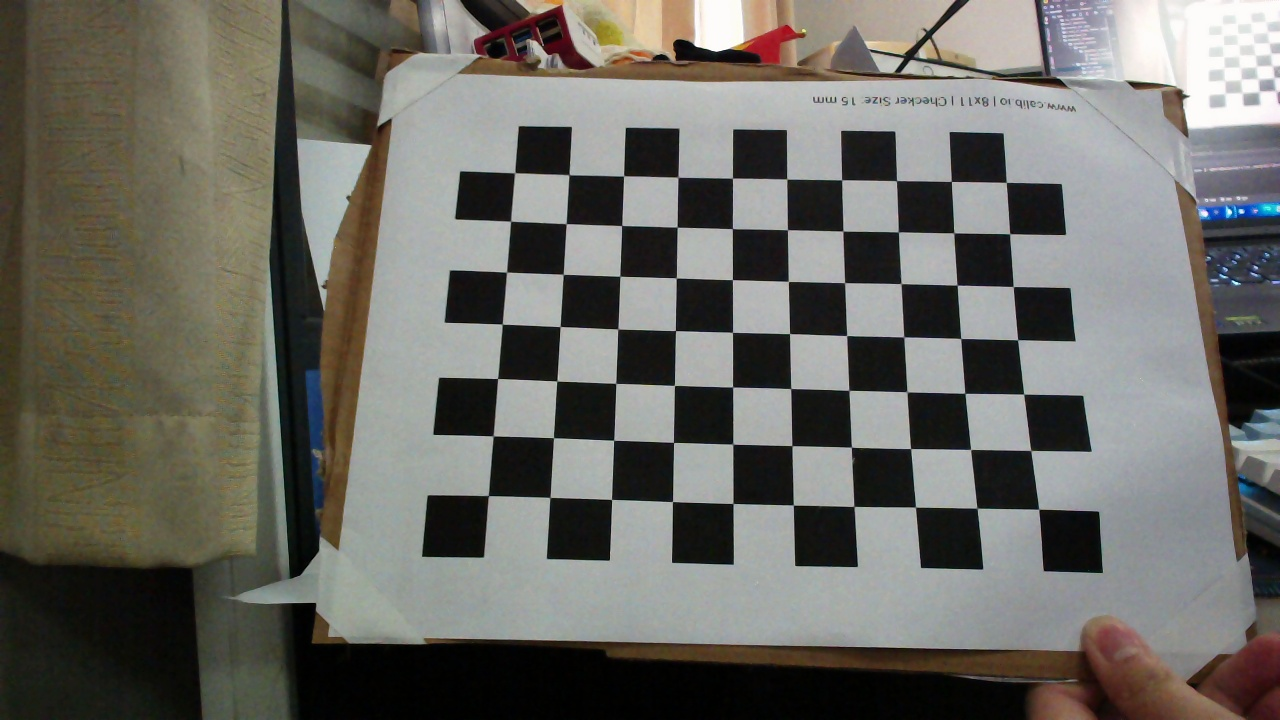
#> input picture Distance_measure/double_camera/实验室长双目/save_image/left_image/left_0.jpg, 1280 x 720 px, given in place of the camera
$ python 3-get_distance.py   (older library calls are emulated)
#> lines starting #> are read from the running program, lines starting #| are printed output that depends on the picture
# 该脚本实现深度图以及点击深度图测量像素点的真实距离
# 可以运行看到效果之后最好自己重新标定一次

from cv2 import cv2
import numpy as np
# import camera_configs  # 摄像头的标定数据


cam1 = cv2.VideoCapture(1, cv2.CAP_DSHOW) # 摄像头的ID不同设备上可能不同
# cam2 = cv2.VideoCapture(0) # 摄像头的ID不同设备上可能不同
# cam1 = cv2.VideoCapture(1 + cv2.CAP_DSHOW)  # 摄像头的ID不同设备上可能不同
cam1.set(cv2.CAP_PROP_FRAME_WIDTH, 2560)  # 设置双目的宽度
cam1.set(cv2.CAP_PROP_FRAME_HEIGHT, 720)  # 设置双目的高度

# 创建用于显示深度的窗口和调节参数的bar
# cv2.namedWindow("depth")
# cv2.moveWindow("left", 0, 0)
# cv2.moveWindow("right", 600, 0)

# 创建用于显示深度的窗口和调节参数的bar
cv2.namedWindow("depth")
cv2.namedWindow("config", cv2.WINDOW_NORMAL)
# cv2.moveWindow("left", 0, 0)
# cv2.moveWindow("right", 600, 0)

cv2.createTrackbar("num", "config", 0, 60, lambda x: None)
cv2.createTrackbar("blockSize", "config", 30, 255, lambda x: None)
cv2.createTrackbar("SpeckleWindowSize", "config", 1, 10, lambda x: None)
cv2.createTrackbar("SpeckleRange", "config", 1, 255, lambda x: None)
cv2.createTrackbar("UniquenessRatio", "config", 1, 255, lambda x: None)
cv2.createTrackbar("TextureThreshold", "config", 1, 255, lambda x: None)
cv2.createTrackbar("UniquenessRatio", "config", 1, 255, lambda x: None)
cv2.createTrackbar("MinDisparity", "config", 0, 255, lambda x: None)
cv2.createTrackbar("PreFilterCap", "config", 1, 65, lambda x: None) # 注意调节的时候这个值必须是奇数
cv2.createTrackbar("MaxDiff", "config", 1, 400, lambda x: None)

# 添加点击事件，打印当前点的距离
def callbackFunc(e, x, y, f, p):
    if e == cv2.EVENT_LBUTTONDOWN:
        print(threeD[y][x])
        if abs(threeD[y][x][2]) < 3000:
            print("当前距离:"+str(abs(threeD[y][x][2])))
        else:
            print("当前距离过大或请点击色块的位置")
cv2.setMouseCallback("depth", callbackFunc, None)

# 初始化计算FPS需要用到参数 注意千万不要用opencv自带fps的函数，那个函数得到的是摄像头最大的FPS
frame_rate_calc = 1
freq = cv2.getTickFrequency()
font = cv2.FONT_HERSHEY_SIMPLEX

imageCount = 1

while True:
    t1 = cv2.getTickCount()
    ret1, frame = cam1.read()
#> frame is the input picture: shape (720, 1280, 3); mean B, G, R 100, 106.1, 107.3
    # ret1, frame1 = cam1.read()
    # ret1, frame2 = cam2.read()


    if not ret1:
        print("camera is not connected!")
        break

    # 这里的左右两个摄像头的图像是连在一起的，所以进行一下分割
    frame1 = frame[0:720, 0:1280]
    frame2 = frame[0:720, 1280:2560]
#> frame2 = empty array

    cv2.imshow("left", frame1)
    cv2.imshow("right", frame2)
    cv2.waitKey(0)

    ####### 深度图测量开始 #######
    # 立体匹配这里使用BM算法，


    # 根据标定数据对图片进行重构消除图片的畸变
    # img1_rectified = cv2.remap(frame1, camera_configs.left_map1, camera_configs.left_map2, cv2.INTER_LINEAR,
    #                            cv2.BORDER_CONSTANT)
    # img2_rectified = cv2.remap(frame2, camera_configs.right_map1, camera_configs.right_map2, cv2.INTER_LINEAR,
    #                            cv2.BORDER_CONSTANT)

    # 暂时不标定
    img1_rectified = frame1
    img2_rectified = frame2
#> img2_rectified = empty array

    # 如有些版本 remap()的图是反的 这里对角翻转一下
    # img1_rectified = cv2.flip(img1_rectified, -1)
    # img2_rectified = cv2.flip(img2_rectified, -1)

    # 将图片置为灰度图，为StereoBM作准备，BM算法只能计算单通道的图片，即灰度图
    # 单通道就是黑白的，一个像素只有一个值如[123]，opencv默认的是BGR(注意不是RGB), 如[123,4,134]分别代表这个像素点的蓝绿红的值
    imgL = cv2.cvtColor(img1_rectified, cv2.COLOR_BGR2GRAY)
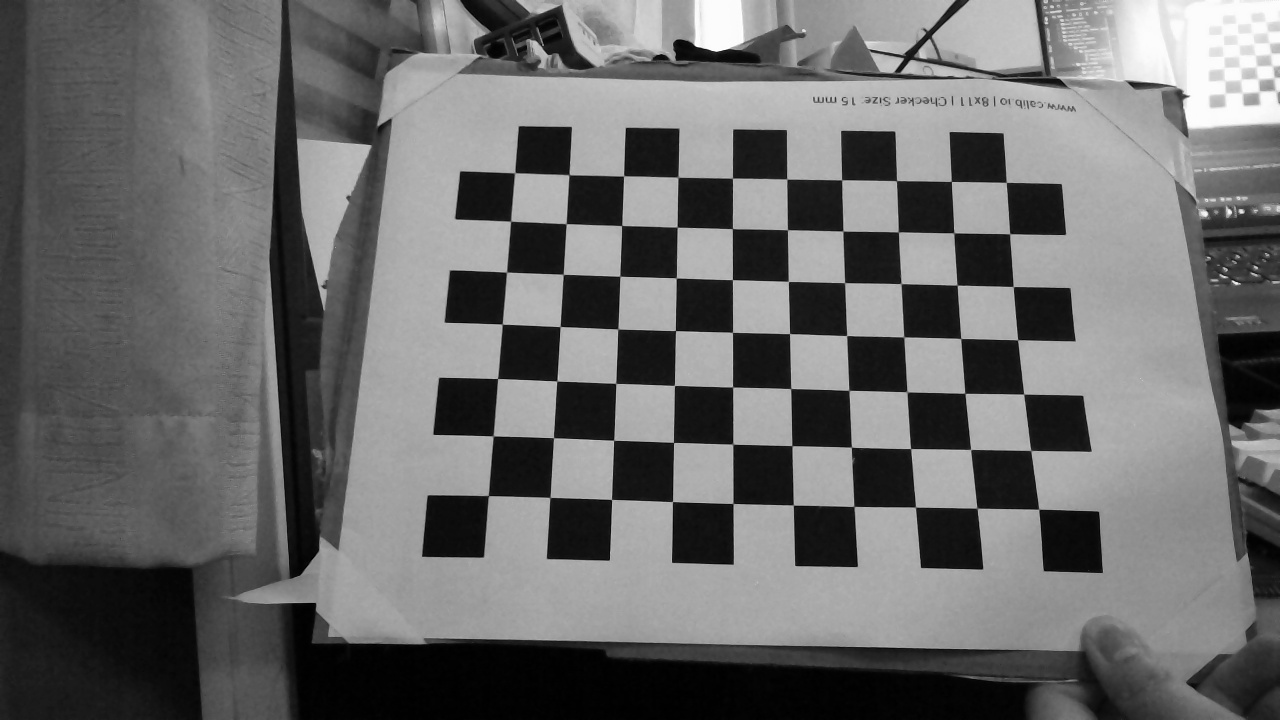
#> imgL: shape (720, 1280); min 0, max 255, mean 105.7
#> (the run stopped early here; a loop or call above may not have finished)

$ run again, on Distance_measure/double_camera/实验室长双目/save_image/left_image/left_1.jpg
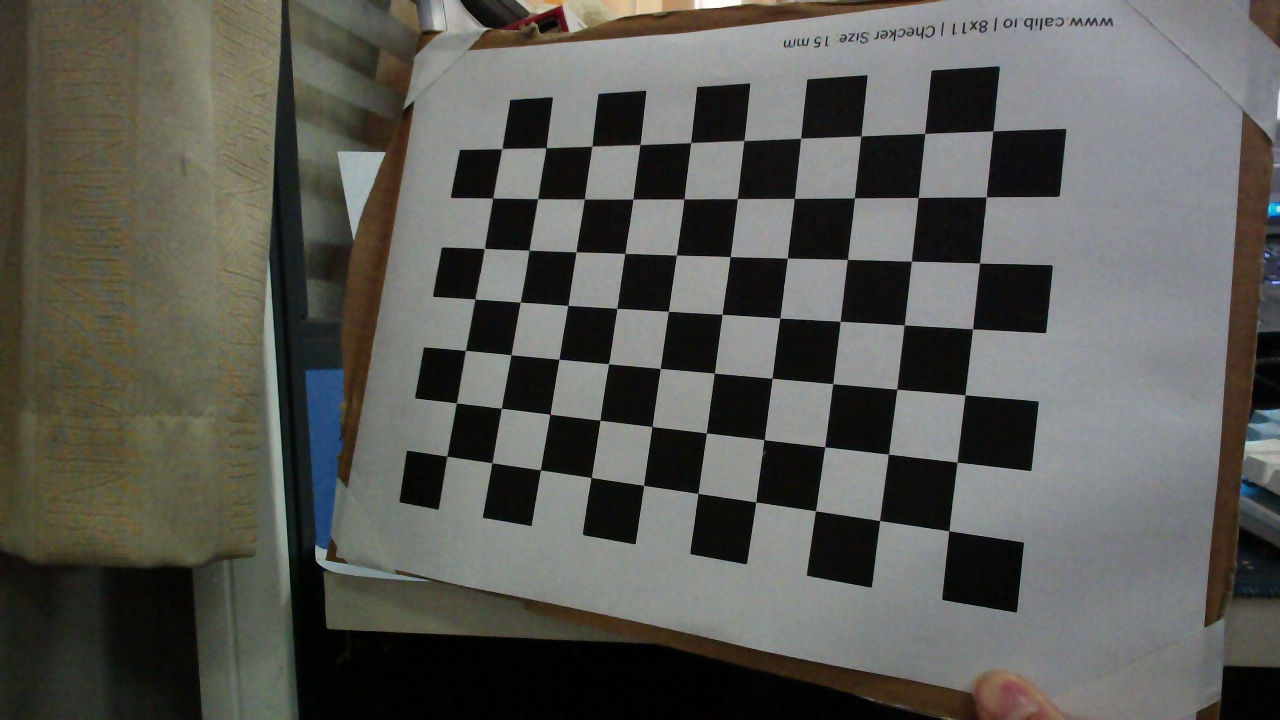
#> input picture Distance_measure/double_camera/实验室长双目/save_image/left_image/left_1.jpg, 1280 x 720 px, given in place of the camera
#> frame is the input picture: shape (720, 1280, 3); mean B, G, R 85.3, 90.4, 90.6
#> frame2 = empty array
#> `imgL = cv2.cvtColor(img1_rectified, cv2.COLOR_BGR2GRAY)`:
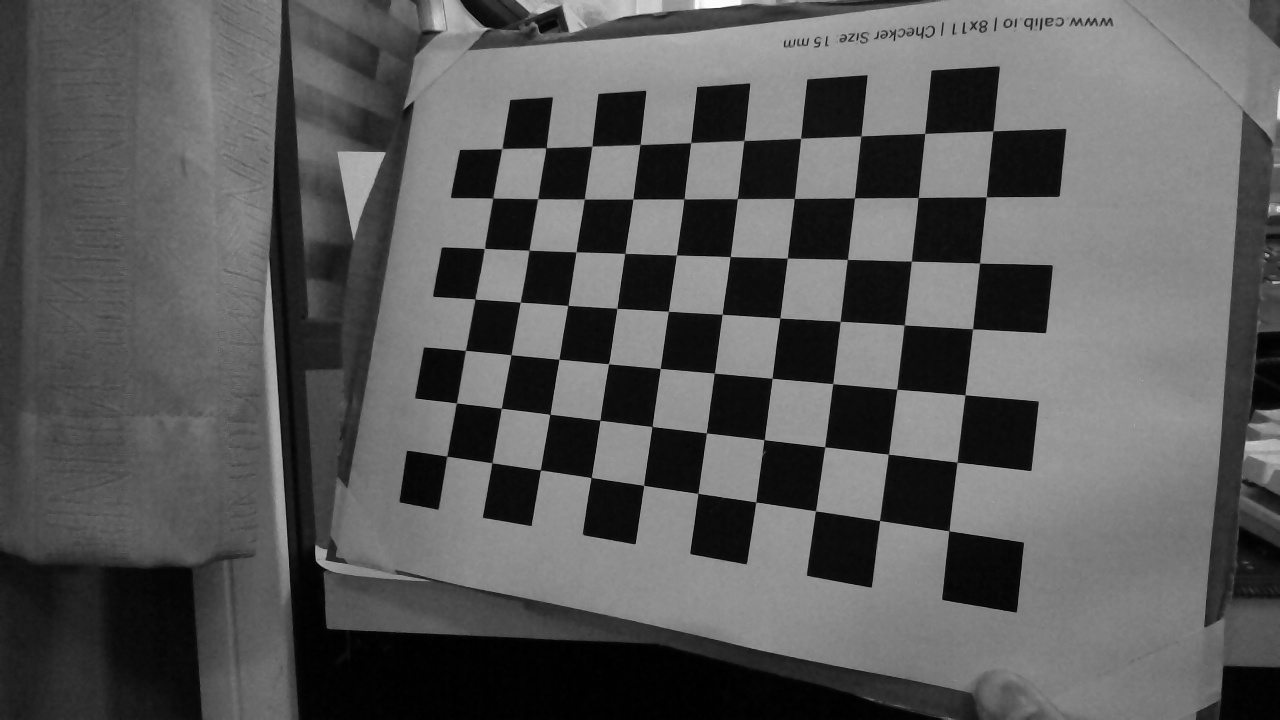
#> imgL: shape (720, 1280); min 0, max 254, mean 89.9

$ run again, on Distance_measure/double_camera/实验室长双目/save_image/left_image/left_11.jpg
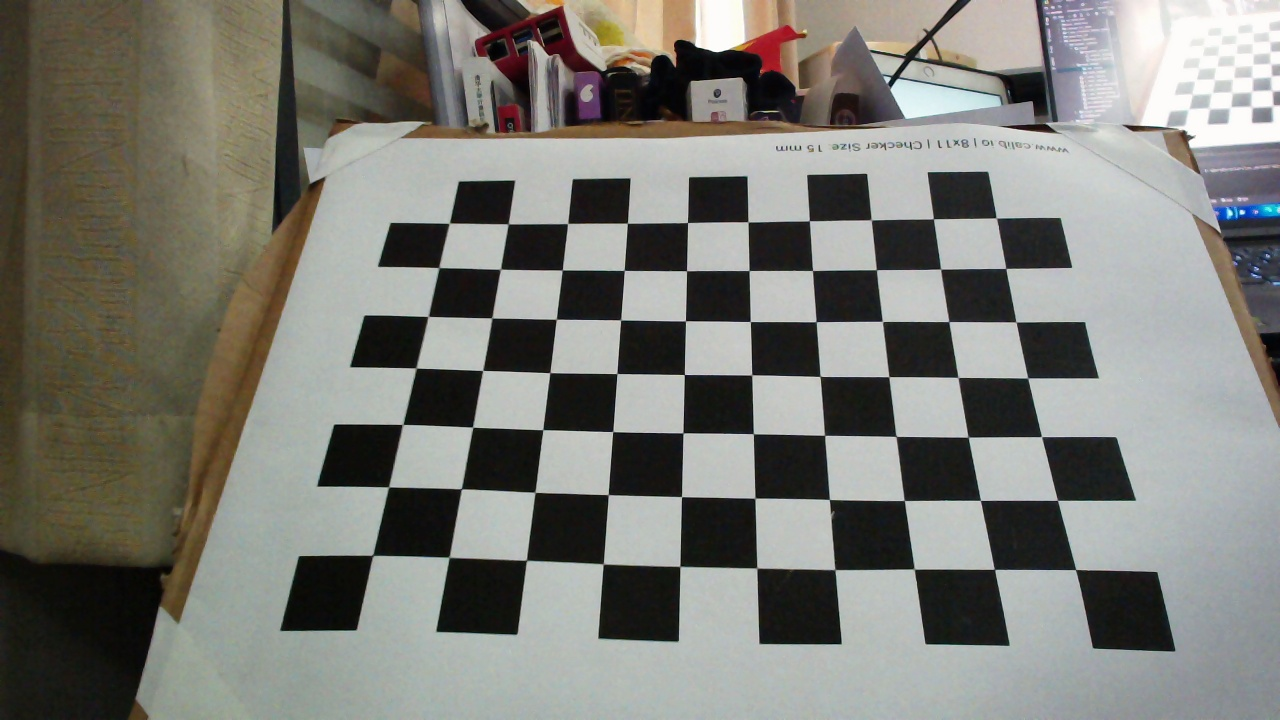
#> input picture Distance_measure/double_camera/实验室长双目/save_image/left_image/left_11.jpg, 1280 x 720 px, given in place of the camera
#> frame is the input picture: shape (720, 1280, 3); mean B, G, R 117.4, 123.7, 123.8
#> frame2 = empty array
#> `imgL = cv2.cvtColor(img1_rectified, cv2.COLOR_BGR2GRAY)`:
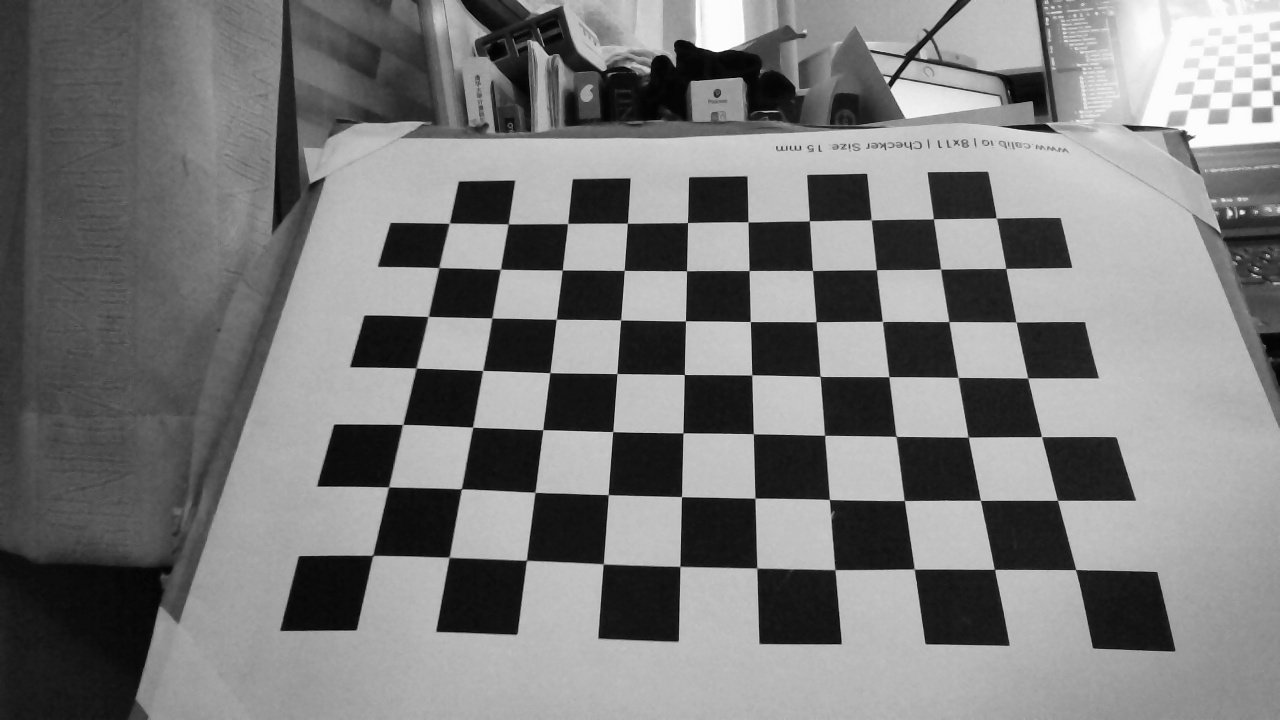
#> imgL: shape (720, 1280); min 0, max 255, mean 123

$ run again, on Distance_measure/double_camera/实验室长双目/save_image/left_image/left_12.jpg
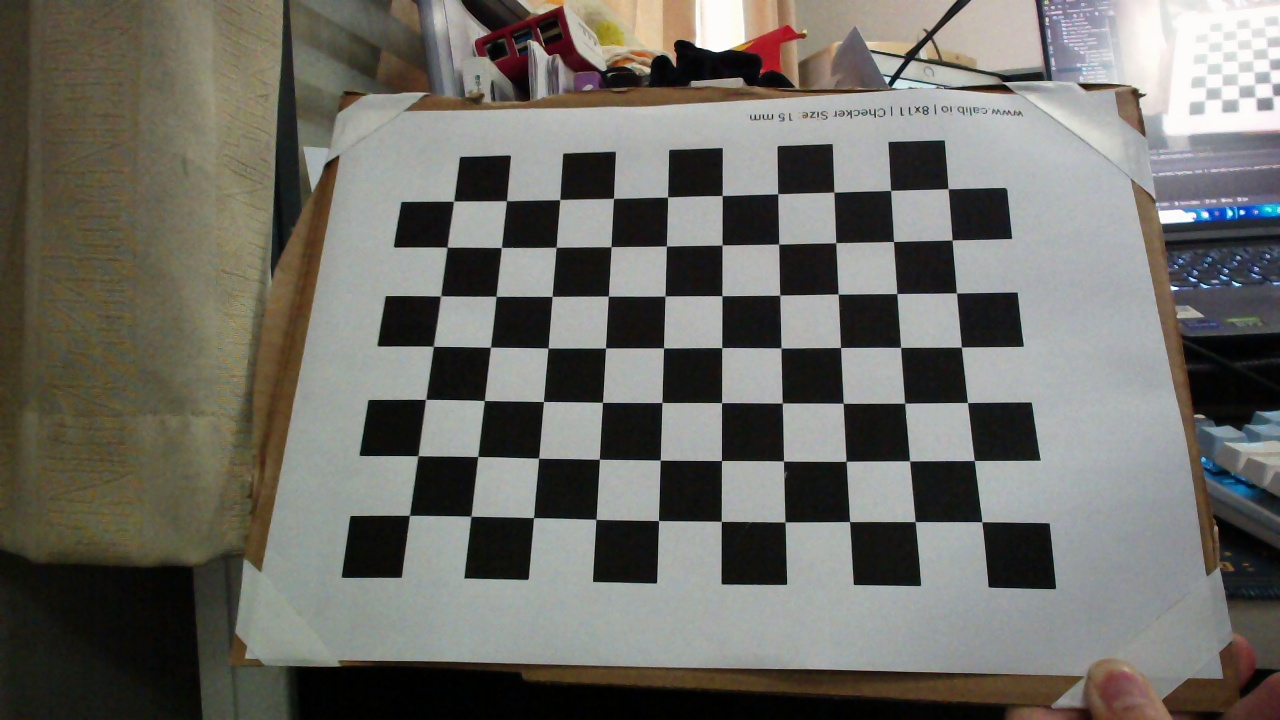
#> input picture Distance_measure/double_camera/实验室长双目/save_image/left_image/left_12.jpg, 1280 x 720 px, given in place of the camera
#> frame is the input picture: shape (720, 1280, 3); mean B, G, R 102.3, 108.6, 110
#> frame2 = empty array
#> `imgL = cv2.cvtColor(img1_rectified, cv2.COLOR_BGR2GRAY)`:
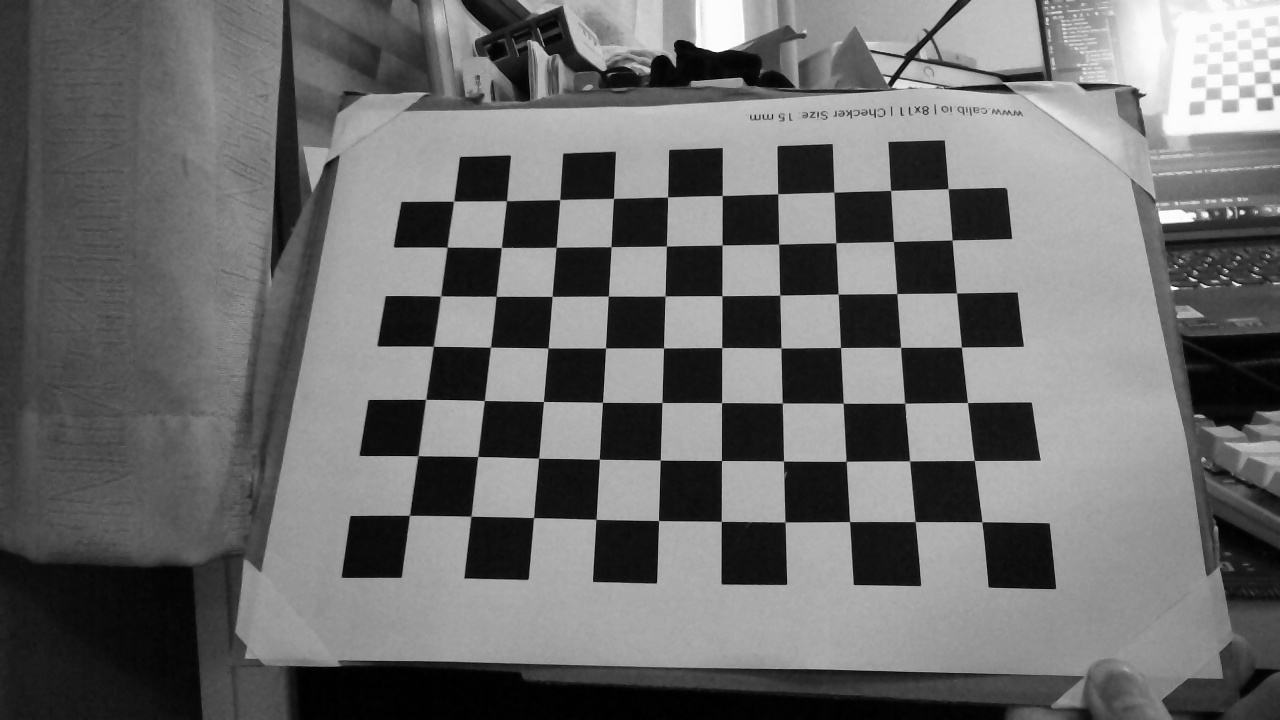
#> imgL: shape (720, 1280); min 0, max 255, mean 108.3
